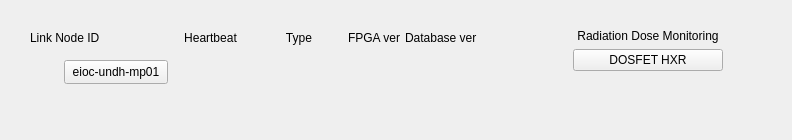
              <widget class="QFrame" name="frame_5">
               <property name="minimumSize">
                <size>
                 <width>0</width>
                 <height>120</height>
                </size>
               </property>
               <property name="frameShape">
                <enum>QFrame::NoFrame</enum>
               </property>
               <property name="frameShadow">
                <enum>QFrame::Raised</enum>
               </property>
               <layout class="QGridLayout" name="gridLayout_7">
                <item row="0" column="1">
                 <widget class="QFrame" name="frame_4">
                  <property name="frameShape">
                   <enum>QFrame::NoFrame</enum>
                  </property>
                  <property name="frameShadow">
                   <enum>QFrame::Raised</enum>
                  </property>
                  <layout class="QGridLayout" name="gridLayout_6">
                   <item row="0" column="0">
                    <widget class="PyDMFrame" name="PyDMFrame_4">
                     <property name="toolTip">
                      <string/>
                     </property>
                     <layout class="QGridLayout" name="gridLayout_5">
                      <item row="0" column="0">
                       <widget class="QLabel" name="label">
                        <property name="text">
                         <string>Radiation Dose Monitoring</string>
                        </property>
                        <property name="alignment">
                         <set>Qt::AlignCenter</set>
                        </property>
                       </widget>
                      </item>
                      <item row="1" column="0">
                       <widget class="PyDMEDMDisplayButton" name="PyDMEDMDisplayButton_8">
                        <property name="minimumSize">
                         <size>
                          <width>150</width>
                          <height>20</height>
                         </size>
                        </property>
                        <property name="toolTip">
                         <string/>
                        </property>
                        <property name="text">
                         <string>DOSFET HXR</string>
                        </property>
                        <property name="filenames" stdset="0">
                         <stringlist>
                          <string>dosfet</string>
                          <string>dosfet</string>
                          <string>dosfet</string>
                          <string>dosfet</string>
                          <string>dosfet</string>
                          <string>dosfet</string>
                          <string>dosfet</string>
                          <string>dosfet</string>
                          <string>dosfet</string>
                         </stringlist>
                        </property>
                        <property name="titles" stdset="0">
                         <stringlist>
                          <string>HXU 13-16 DOSFETs</string>
                          <string>HXU 17-20 DOSFETs</string>
                          <string>HXU 21-24 DOSFETs</string>
                          <string>HXU 25-28 DOSFETs</string>
                          <string>HXU 29-32 DOSFETs</string>
                          <string>HXU 33-36 DOSFETs</string>
                          <string>HXU 37-40 DOSFETs</string>
                          <string>HXU 41-44 DOSFETs</string>
                          <string>HXU 45-48 DOSFETs</string>
                         </stringlist>
                        </property>
                        <property name="showIcon" stdset="0">
                         <bool>false</bool>
                        </property>
                        <property name="macros" stdset="0">
                         <stringlist>
                          <string>device=RADM:UNDH:RM01,PA=RADM:UNDH:1377:,PB=RADM:UNDH:1477:,PC=RADM:UNDH:1577:,PD=RADM:UNDH:1677:</string>
                          <string>device=RADM:UNDH:RM02,PA=RADM:UNDH:1777:,PB=RADM:UNDH:1877:,PC=RADM:UNDH:1977:,PD=RADM:UNDH:2077:</string>
                          <string>device=RADM:UNDH:RM03,PA=RADM:UNDH:2177:,PB=RADM:UNDH:2277:,PC=RADM:UNDH:2377:,PD=RADM:UNDH:2477:</string>
                          <string>device=RADM:UNDH:RM04,PA=RADM:UNDH:2577:,PB=RADM:UNDH:2677:,PC=RADM:UNDH:2777:,PD=RADM:UNDH:2877:</string>
                          <string>device=RADM:UNDH:RM05,PA=RADM:UNDH:2977:,PB=RADM:UNDH:3077:,PC=RADM:UNDH:3177:,PD=RADM:UNDH:3277:</string>
                          <string>device=RADM:UNDH:RM06,PA=RADM:UNDH:3377:,PB=RADM:UNDH:3477:,PC=RADM:UNDH:3577:,PD=RADM:UNDH:3677:</string>
                          <string>device=RADM:UNDH:RM07,PA=RADM:UNDH:3777:,PB=RADM:UNDH:3877:,PC=RADM:UNDH:3977:,PD=RADM:UNDH:4077:</string>
                          <string>device=RADM:UNDH:RM08,PA=RADM:UNDH:4177:,PB=RADM:UNDH:4277:,PC=RADM:UNDH:4377:,PD=RADM:UNDH:4477:</string>
                          <string>device=RADM:UNDH:RM09,PA=RADM:UNDH:4577:,PB=RADM:UNDH:4677:,PC=RADM:UNDH:RM09:C:,PD=RADM:UNDH:RM09:D:</string>
                         </stringlist>
                        </property>
                       </widget>
                      </item>
                      <item row="2" column="0">
                       <spacer name="verticalSpacer_4">
                        <property name="orientation">
                         <enum>Qt::Vertical</enum>
                        </property>
                        <property name="sizeHint" stdset="0">
                         <size>
                          <width>20</width>
                          <height>40</height>
                         </size>
                        </property>
                       </spacer>
                      </item>
                     </layout>
                    </widget>
                   </item>
                  </layout>
                 </widget>
                </item>
                <item row="0" column="0">
                 <widget class="QFrame" name="frame_3">
                  <property name="frameShape">
                   <enum>QFrame::NoFrame</enum>
                  </property>
                  <property name="frameShadow">
                   <enum>QFrame::Raised</enum>
                  </property>
                  <layout class="QGridLayout" name="gridLayout_4">
                   <item row="0" column="0">
                    <widget class="PyDMFrame" name="PyDMFrame_2">
                     <property name="minimumSize">
                      <size>
                       <width>520</width>
                       <height>80</height>
                      </size>
                     </property>
                     <property name="toolTip">
                      <string/>
                     </property>
                     <widget class="QLabel" name="label_4">
                      <property name="geometry">
                       <rect>
                        <x>10</x>
                        <y>10</y>
                        <width>80</width>
                        <height>15</height>
                       </rect>
                      </property>
                      <property name="text">
                       <string>Link Node ID</string>
                      </property>
                     </widget>
                     <widget class="QLabel" name="label_5">
                      <property name="geometry">
                       <rect>
                        <x>158</x>
                        <y>10</y>
                        <width>65</width>
                        <height>15</height>
                       </rect>
                      </property>
                      <property name="text">
                       <string>Heartbeat</string>
                      </property>
                      <property name="alignment">
                       <set>Qt::AlignCenter</set>
                      </property>
                     </widget>
                     <widget class="QLabel" name="label_6">
                      <property name="geometry">
                       <rect>
                        <x>235</x>
                        <y>10</y>
                        <width>88</width>
                        <height>15</height>
                       </rect>
                      </property>
                      <property name="text">
                       <string>Type</string>
                      </property>
                      <property name="alignment">
                       <set>Qt::AlignCenter</set>
                      </property>
                     </widget>
                     <widget class="QLabel" name="label_7">
                      <property name="geometry">
                       <rect>
                        <x>328</x>
                        <y>10</y>
                        <width>58</width>
                        <height>15</height>
                       </rect>
                      </property>
                      <property name="text">
                       <string>FPGA ver</string>
                      </property>
                     </widget>
                     <widget class="QLabel" name="label_8">
                      <property name="geometry">
                       <rect>
                        <x>385</x>
                        <y>10</y>
                        <width>85</width>
                        <height>15</height>
                       </rect>
                      </property>
                      <property name="text">
                       <string>Database ver</string>
                      </property>
                     </widget>
                     <widget class="PyDMFrame" name="PyDMFrame_5">
                      <property name="geometry">
                       <rect>
                        <x>40</x>
                        <y>36</y>
                        <width>112</width>
                        <height>32</height>
                       </rect>
                      </property>
                      <property name="toolTip">
                       <string/>
                      </property>
                      <property name="alarmSensitiveBorder" stdset="0">
                       <bool>true</bool>
                      </property>
                      <property name="channel" stdset="0">
                       <string>MPS:UNDH:MP01:STATSUMY</string>
                      </property>
                      <widget class="PyDMShellCommand" name="PyDMShellCommand_2">
                       <property name="geometry">
                        <rect>
                         <x>4</x>
                         <y>4</y>
                         <width>104</width>
                         <height>24</height>
                        </rect>
                       </property>
                       <property name="toolTip">
                        <string/>
                       </property>
                       <property name="text">
                        <string>eioc-undh-mp01</string>
                       </property>
                       <property name="showIcon" stdset="0">
                        <bool>false</bool>
                       </property>
                       <property name="commands" stdset="0">
                        <stringlist>
                         <string>edm -m &quot;PRIM=BLM,IOC_UNIT=MP01,LOCA=UNDH,LOCA1=LTUH,LOCA2=LTUH,LOCA3=LTUH,LOCA4=LTUH,LOCA5=UNDH,LOCA6=UNDH,LOCA7=UNDH,LOCA8=UNDH,UNIT=MP01,UNIT1=722,UNIT2=732,UNIT3=BLF545,UNIT4=BLF859,UNIT5=121,UNIT6=921,UNIT7=BLF1,UNIT8=BLF17,EVLOCA=und1&quot; -x mps_blm_linknode2</string>
                        </stringlist>
                       </property>
                      </widget>
                     </widget>
                     <widget class="PyDMLabel" name="PyDMLabel">
                      <property name="geometry">
                       <rect>
                        <x>10</x>
                        <y>40</y>
                        <width>24</width>
                        <height>24</height>
                       </rect>
                      </property>
                      <property name="toolTip">
                       <string/>
                      </property>
                      <property name="alignment">
                       <set>Qt::AlignCenter</set>
                      </property>
                      <property name="alarmSensitiveContent" stdset="0">
                       <bool>true</bool>
                      </property>
                      <property name="channel" stdset="0">
                       <string>BLM:UNDH:MP01:LN_ID</string>
                      </property>
                     </widget>
                     <widget class="PyDMLabel" name="PyDMLabel_2">
                      <property name="geometry">
                       <rect>
                        <x>158</x>
                        <y>40</y>
                        <width>72</width>
                        <height>24</height>
                       </rect>
                      </property>
                      <property name="toolTip">
                       <string/>
                      </property>
                      <property name="alignment">
                       <set>Qt::AlignCenter</set>
                      </property>
                      <property name="alarmSensitiveContent" stdset="0">
                       <bool>true</bool>
                      </property>
                      <property name="channel" stdset="0">
                       <string>EIOC:UNDH:MP01:HEARTBEAT</string>
                      </property>
                     </widget>
                     <widget class="PyDMLabel" name="PyDMLabel_3">
                      <property name="geometry">
                       <rect>
                        <x>235</x>
                        <y>40</y>
                        <width>88</width>
                        <height>24</height>
                       </rect>
                      </property>
                      <property name="toolTip">
                       <string/>
                      </property>
                      <property name="alignment">
                       <set>Qt::AlignCenter</set>
                      </property>
                      <property name="alarmSensitiveContent" stdset="0">
                       <bool>true</bool>
                      </property>
                      <property name="channel" stdset="0">
                       <string>BLM:UNDH:MP01:LN_TYPE</string>
                      </property>
                     </widget>
                     <widget class="PyDMLabel" name="PyDMLabel_4">
                      <property name="geometry">
                       <rect>
                        <x>328</x>
                        <y>40</y>
                        <width>48</width>
                        <height>24</height>
                       </rect>
                      </property>
                      <property name="toolTip">
                       <string/>
                      </property>
                      <property name="alignment">
                       <set>Qt::AlignCenter</set>
                      </property>
                      <property name="alarmSensitiveContent" stdset="0">
                       <bool>true</bool>
                      </property>
                      <property name="channel" stdset="0">
                       <string>BLM:UNDH:MP01:FPGA_VERSION</string>
                      </property>
                      <property name="displayFormat" stdset="0">
                       <enum>PyDMLabel::Hex</enum>
                      </property>
                     </widget>
                     <widget class="PyDMLabel" name="PyDMLabel_5">
                      <property name="geometry">
                       <rect>
                        <x>381</x>
                        <y>40</y>
                        <width>95</width>
                        <height>24</height>
                       </rect>
                      </property>
                      <property name="toolTip">
                       <string/>
                      </property>
                      <property name="alignment">
                       <set>Qt::AlignCenter</set>
                      </property>
                      <property name="alarmSensitiveContent" stdset="0">
                       <bool>true</bool>
                      </property>
                      <property name="channel" stdset="0">
                       <string>BLM:UNDH:MP01:DB_VERSION.SVAL</string>
                      </property>
                     </widget>
                    </widget>
                   </item>
                  </layout>
                 </widget>
                </item>
                <item row="0" column="2">
                 <spacer name="horizontalSpacer_4">
                  <property name="orientation">
                   <enum>Qt::Horizontal</enum>
                  </property>
                  <property name="sizeHint" stdset="0">
                   <size>
                    <width>40</width>
                    <height>20</height>
                   </size>
                  </property>
                 </spacer>
                </item>
               </layout>
              </widget>
